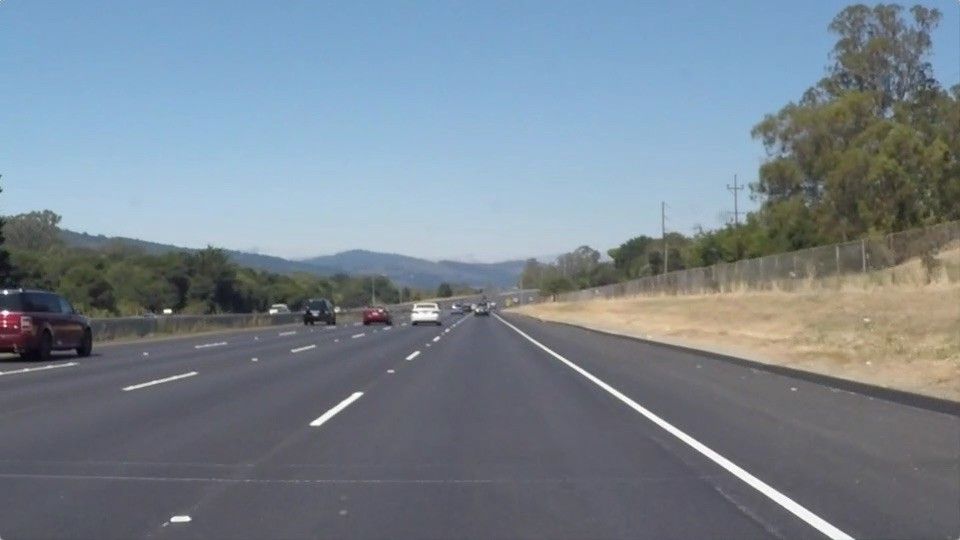
#> input picture road.jpeg, 960 x 540 px
$ python -i lanes.py   (imports and definitions only)   (older library calls are emulated)
#> lines starting #> are read from the running program, lines starting #| are printed output that depends on the picture; after the words box and inside, x2 and y2 are one past the last pixel; in counts of white or black regions, pixels touching at a corner belong together
import numpy as np
import cv2

# [13 lines left out: function get_furthest_pixel, not called in this run]

def preprocess(img):
	gray = cv2.cvtColor( img, cv2.COLOR_RGB2GRAY )
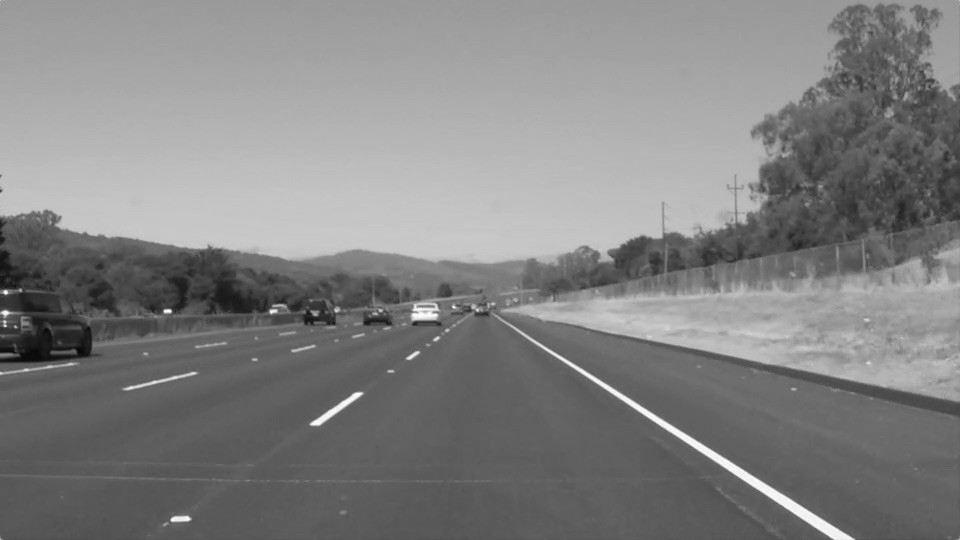
#> gray: shape (540, 960); min 6, max 255, mean 130.1
	kernel = np.ones((5,5),np.float32)/25
	gray = cv2.filter2D(gray,-1,kernel)
	ret, thresh = cv2.threshold(gray,185,255,cv2.THRESH_BINARY)
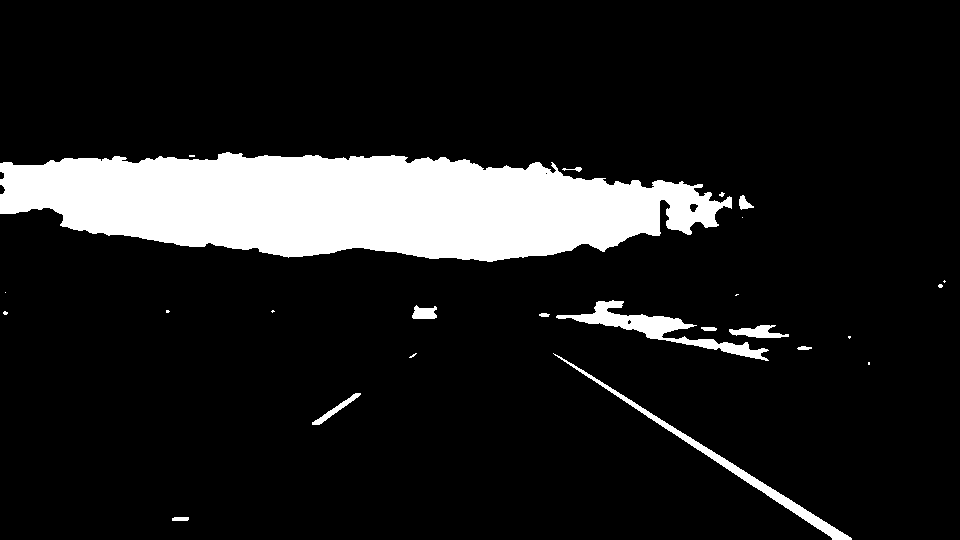
#> thresh: shape (540, 960); 12.1% white; 25 white regions (13 under 20 px), largest, box (x1, y1, x2, y2) and area: (0, 152, 732, 262) 56238, (556, 300, 769, 361) 2686, (553, 353, 852, 540) 2247
	return thresh

# [24 lines left out: functions draw_lane, poly, fit_curve, not called in this run]

def filter_lane(current, previous, pfilter):
	if previous.size == 0: return current
	return (pfilter*previous + (1-pfilter)*current).astype(int)

# [75 lines left out: functions get_next_point, get_lane_points, find_lanes, not called in this run]

'''
cap = cv2.VideoCapture('video2.mp4')
left_lane = np.array([])
right_lane = np.array([])
ret, frame = cap.read()
height, width, channels = frame.shape

fourcc = cv2.VideoWriter_fourcc(*'XVID')
out = cv2.VideoWriter('output.avi',fourcc, 30.0, (width, height))

while cap.isOpened():
	ret, frame = cap.read()
	if not ret: break

	frame, left_lane, right_lane = find_lanes(frame, left_lane, right_lane)
	cv2.imshow('frame', frame)
	out.write(frame)
	if cv2.waitKey(1) & 0xFF == ord('q'):
		break

cap.release()
out.release()
cv2.destroyAllWindows()

'''

>>> import cv2
>>> picture = cv2.cvtColor(cv2.imread('road.jpeg'), cv2.COLOR_BGR2RGB)
>>> result = preprocess(picture)
